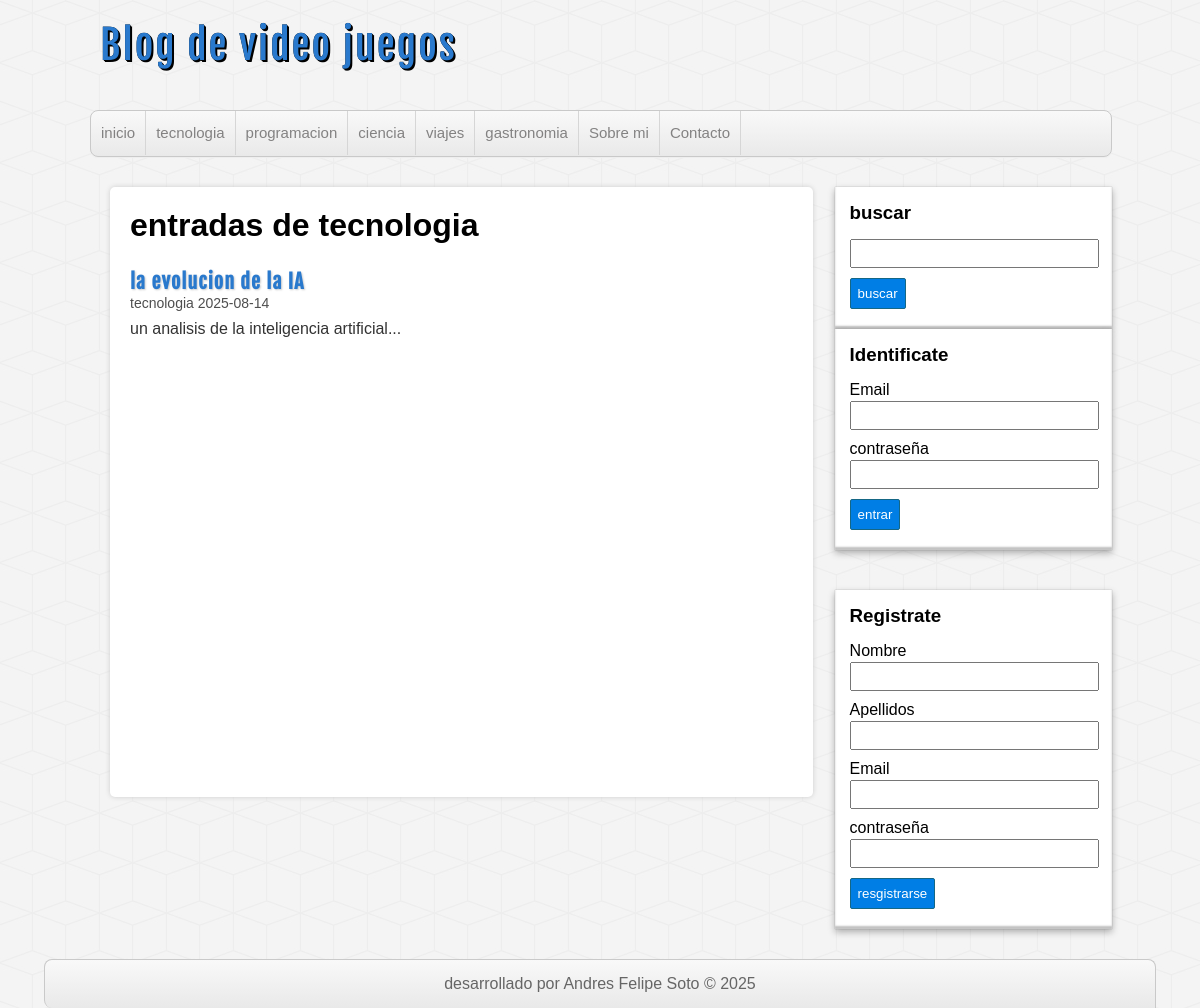
/categoria.php?id=1, run on the app's committed database.
### tables this page shows
CREATE TABLE categorias(
id      int(255) auto_increment not null,
nombre  varchar(100),
CONSTRAINT pk_categorias PRIMARY KEY(id)
);

CREATE TABLE entradas(
id              int(255) auto_increment not null,
usuario_id      int(255) not null,
categoria_id    int(255) not null,
titulo          varchar(255) not null,
descripcion     MEDIUMTEXT,
fecha           date not null,
CONSTRAINT pk_entradas PRIMARY KEY(id),
CONSTRAINT fk_entrada_usuario FOREIGN KEY(usuario_id) REFERENCES usuarios(id),
CONSTRAINT fk_entrada_categoria FOREIGN KEY(categoria_id) REFERENCES categorias(id) ON DELETE NO ACTION
);

### includes/helpers.php (called while the page is built, shortened)
<?php
function conseguirCategorias($db){
    $sql = "SELECT * FROM categorias ORDER BY id ASC;";
    $categorias = mysqli_query($db,$sql);
    $resultado = [];
    if ($categorias && mysqli_num_rows($categorias)>=1) {
        $resultado = $categorias;
    }
    return $resultado;
}
function conseguirCategoria($db,$id){
    $sql = "SELECT * FROM categorias WHERE id = $id;";
    $categoria = mysqli_query($db,$sql);
    $resultado = [];
    if ($categoria && mysqli_num_rows($categoria)==1) {
        $resultado = mysqli_fetch_assoc($categoria);
    }
    return $resultado;
}
function conseguirEntradas($db,$limit = null,$categoria = null,$busqueda = null){
    $sql = "SELECT e.*, c.nombre AS 'categoria' FROM entradas e ".
    "INNER JOIN categorias c ON e.categoria_id = c.id";
    if (!empty($categoria)) {
        $sql .= " WHERE e.categoria_id = $categoria ";
    }
    $sql .=" ORDER BY e.id DESC";
    $entradas = mysqli_query($db,$sql);
    $resultado = [];
    if ($entradas && mysqli_num_rows($entradas)>=1) {
        $resultado = $entradas;
    }
    return $resultado;
}
?>

### categoria.php (the view, shortened to what this page needs)
<?php require_once './includes/cabecera.php'   ?>
<?php $categoria_actual = conseguirCategoria($db,$_GET['id']);
?>
    <?php require_once './includes/lateral.php'     ?>
    <div id="principal">
        <h1>entradas de <?= $categoria_actual['nombre'] ?></h1>
        <?php $entradas = conseguirEntradas($db,null,$_GET['id']);
            if (!empty($entradas) && mysqli_num_rows($entradas)>=1) :
                while ($entrada = mysqli_fetch_assoc($entradas)) :
                    ?>
                    <article class="entrada">
            <a href="entrada.php?id=<?= $entrada['id'] ?>">
                <h2><?= $entrada['titulo'] ?></h2>
                <span class="fecha"><?= $entrada['categoria'].' '.$entrada['fecha'] ?></span>
                <p>
                    <?= substr($entrada['descripcion'],0,180)."..." ?>
                </p>
            </a>
        </article>
            <?php endwhile;
            else :
                echo "<div class='alerta'>no hay entradas en esta categoria</div>";
            endif ?>
    </div>
    <?php require_once './includes/pie.php'   ?>

### includes/cabecera.php (shortened to what this page needs)
<?php require_once 'conexion.php'?>
<?php require_once 'helpers.php' ?>
<!DOCTYPE html>
<html lang="es">
<head>
    <link rel="stylesheet" href="./assets/css/style.css">
</head>
<body>
    <header id="cabecera">
        <div id="logo">
            <a href="index.php">
                Blog de video juegos
            </a>
        </div>
        <nav id="menu">
            <ul>
                <li>
                    <a href="index.php">inicio</a>
                </li>
                <?php $categorias = conseguirCategorias($db);
                    if (!empty($categorias)) :
                while ($categoria = mysqli_fetch_assoc($categorias)) : ?>
                    <li>
                    <a href="categoria.php?id=<?=$categoria['id']?>"><?=$categoria['nombre'] ?></a>
                </li>
                <?php endwhile; endif ?>
                <li>
                    <a href="index.php">Sobre mi</a>
                </li>
                <li>
                    <a href="index.php">Contacto</a>
                </li>
            </ul>
        </nav>
    </header>
    <div id="contenedor">

### assets/css/style.css (style rules this page uses)
* { margin: 0; padding: 0; font-family: sans-serif,helvetica,arial; text-decoration: none; }
body { background: url(../img/cubes.png) #f4f4f4; }
.fecha { color: #4e4e4e; margin-bottom: 5px; font-size: 14px; }
#cabecera { width: 85%; height: auto; background: transparent; margin: 0px auto; }
#logo { float: left; width: 540px; height: 110px; }
#logo a { font-family: "fajala",helvetica; font-size: 40px; letter-spacing: 2px; color: #2979CD; text-shadow: 0px 0px 0px black, 1px 1px 0px black,2px 2px 0px black; transition: all 500ms; line-height: 90px; margin-left: 10px; }
#menu { clear: both; width: 100%; background: linear-gradient(to bottom,#f9f9f9 0px,#e9e9e9 100%); height: 45px; border: 1px solid #c9c9c9; border-radius: 8px; box-shadow: 0px 1px 1px #eee ; overflow: hidden; }
#menu ul { list-style: none; }
#menu ul li { float: left; line-height: 44px; border-right: 1px solid #d6d6d6; }
#menu ul li a { display: block; padding-left: 10px; padding-right: 10px; font-size: 15px; color: #838282; }
#contenedor { width: 85%; height: auto; min-height: auto; margin: 0px auto; margin-top: 30px; margin-bottom: 30px; }
#principal a { color: #333; }
#principal { float: left; width: 65%; min-height: 570px; background: white; border-radius: 5px; box-shadow: 0px 0px 5px #ccc; margin-left: 20px; overflow: hidden; padding: 20px; }
#principal h2 { font-size: 20px; color: #2979CD; letter-spacing: 1px; font-family: "fajala"; text-shadow: 1px 1px 2px #ccc ; margin-top: 25px; }
#principal p { margin-top: 8px; }

### data on the page
categorias: nombre "tecnologia"
categorias: nombre "programacion"
categorias: nombre "ciencia"
categorias: nombre "viajes"
categorias: nombre "gastronomia"
entradas: titulo "la evolucion de la IA", categoria.nombre "tecnologia", fecha "2025-08-14", descripcion "un analisis de la inteligencia artificial"
